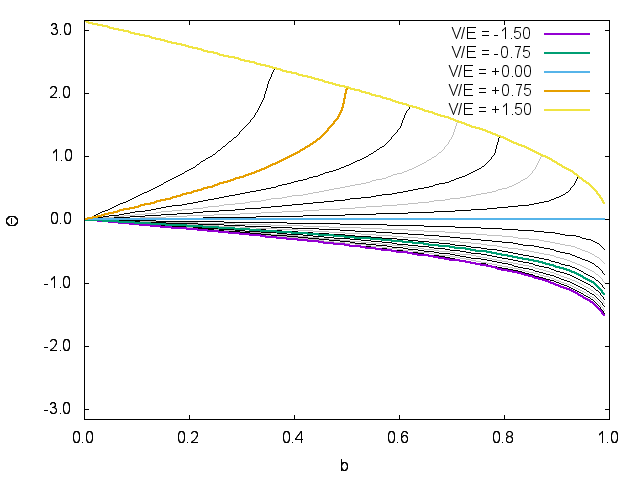

Reproduce this figure in gnuplot.
set term term_type
set output output_file
#unset key
# Axes
set ylabel "Θ"
set xlabel "b"

set format x '%.1f'
set format y '%.1f'
set format z '%.2f'

set multiplot;

set xrange [0:1];
set yrange [-3.16:3.16];

plot for [IDX=0:24:2] 'data/01_02.dat' i IDX using 1:2 w l lw 1.0 lc rgb 'grey' title "";
plot for [IDX=1:24:2] 'data/01_02.dat' i IDX using 1:2 w l lw .5 lc rgb 'black' title "";
plot for [IDX=0:24:6] 'data/01_02.dat' i IDX using 1:2 w l lw 1.9 title columnheader(1);


unset multiplot
set output
